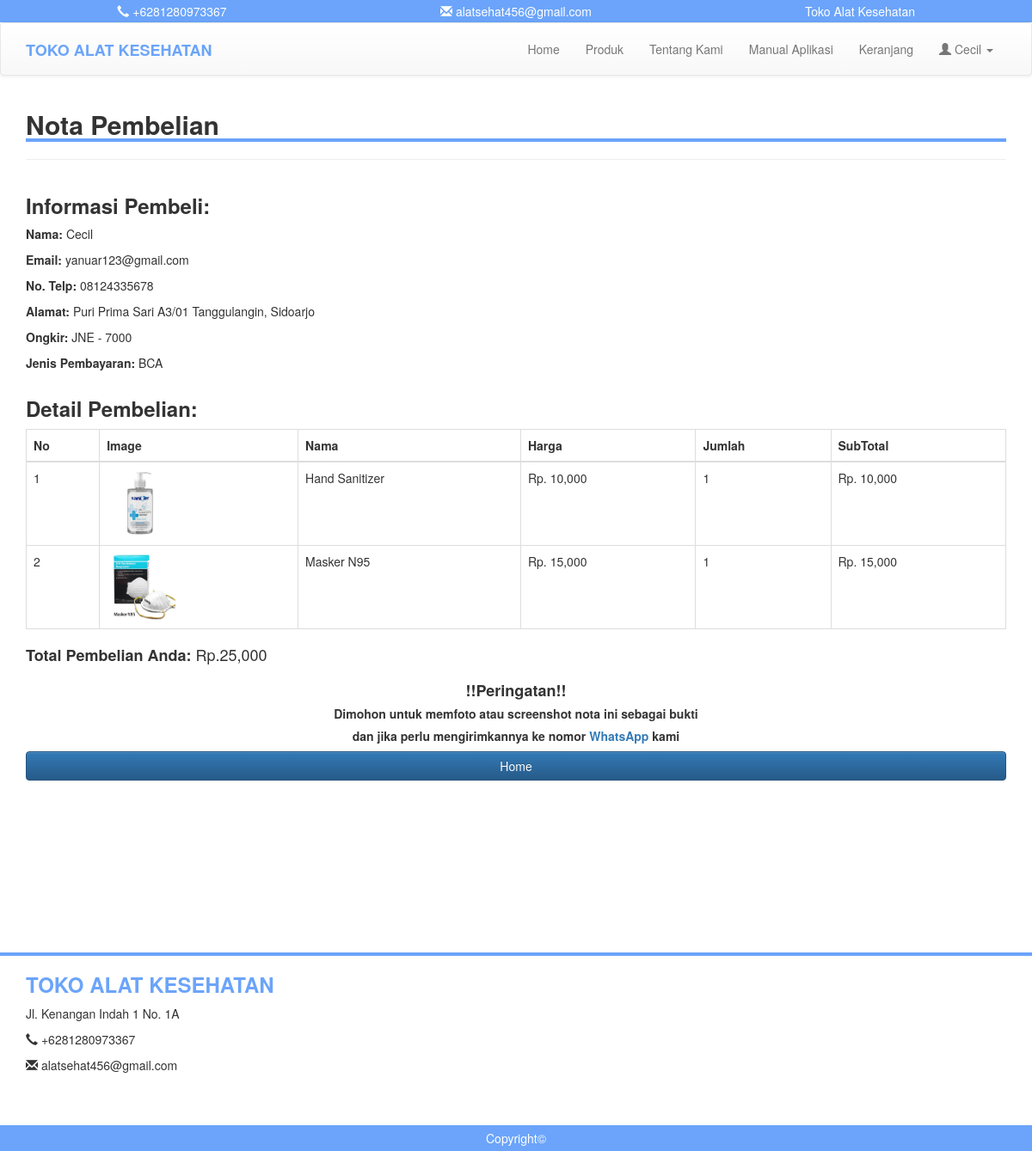
The app's page /nota.php (signed in) with its own data.
### tables this page shows
CREATE TABLE `pembelian` (
  `id_pembelian` int(11) NOT NULL,
  `id_pelanggan` int(11) NOT NULL,
  `tanggal_pembelian` date NOT NULL,
  `total_pembelian` int(11) NOT NULL,
  `id_jenis_pembayaran` int(11) NOT NULL,
  `id_ongkir` int(11) NOT NULL
);

CREATE TABLE `pelanggan` (
  `id_pelanggan` int(11) NOT NULL,
  `nama_pelanggan` varchar(255) NOT NULL,
  `username` varchar(255) NOT NULL,
  `password` varchar(255) NOT NULL,
  `email` varchar(255) NOT NULL,
  `nomor_hp` varchar(13) NOT NULL,
  `alamat` text NOT NULL
);

CREATE TABLE `ongkir` (
  `id_ongkir` int(11) NOT NULL,
  `nama_ongkir` varchar(255) NOT NULL,
  `tarif_ongkir` int(11) NOT NULL
);

CREATE TABLE `jenis_pembayaran` (
  `id_jenis_pembayaran` int(11) NOT NULL,
  `nama_pembayaran` varchar(255) NOT NULL
);

CREATE TABLE `detail_pembelian` (
  `id_detail` int(11) NOT NULL,
  `id_pembelian` int(11) NOT NULL,
  `id_produk` int(11) NOT NULL,
  `jumlah` int(11) NOT NULL
);

CREATE TABLE `produk` (
  `id_produk` int(11) NOT NULL,
  `id_kategori` int(11) NOT NULL,
  `nama_produk` varchar(255) NOT NULL,
  `harga_produk` int(11) NOT NULL,
  `deskripsi_produk` text NOT NULL,
  `gambar_produk` varchar(255) NOT NULL
);

### Database/koneksi.php (called while the page is built, shortened)
<?php
$conn = mysqli_connect("localhost","root","","toko_online");
function query($query){
    global $conn;
    $result = mysqli_query($conn,$query);
    $rows = [];
    if(mysqli_num_rows($result)==0){
        echo "
            <script>
                document.location.href='index.php';
            </script>
        ";
    }else{
        while($row = mysqli_fetch_assoc($result)){
            $rows[]=$row;
        }
        return $rows;
    }
}
?>

### nota.php (the view)
<?php
include 'header.php';
?>
<div class="container" style="padding-bottom: 200px">
	<h2 style=" width: 100%; border-bottom: 4px solid #6ba4fa"><b>Nota Pembelian</b></h2>
    <hr>
    <?php
    $query_pembayaran_terbaru = "SELECT * FROM pembelian
    JOIN pelanggan ON pembelian.id_pelanggan=pelanggan.id_pelanggan
    JOIN ongkir ON pembelian.id_ongkir=ongkir.id_ongkir
    JOIN jenis_pembayaran ON pembelian.id_jenis_pembayaran=jenis_pembayaran.id_jenis_pembayaran
    WHERE pembelian.id_pelanggan = $_SESSION[id_pelanggan] ORDER BY id_pembelian DESC LIMIT 1";
    $result_pembayaran_terbaru = mysqli_query($conn, $query_pembayaran_terbaru);
    $detail_pembayaran_terbaru = mysqli_fetch_assoc($result_pembayaran_terbaru);
    ?>
    <div class="row mt-4">
        <div class="col-md-6">
            <h3><strong>Informasi Pembeli:</strong></h3>
            <p><strong>Nama:</strong> <?= $detail_pembayaran_terbaru["nama_pelanggan"] ?></p>
            <p><strong>Email:</strong> <?= $detail_pembayaran_terbaru["email"] ?></p>
            <p><strong>No. Telp:</strong> <?= $detail_pembayaran_terbaru["nomor_hp"] ?></p>
            <p><strong>Alamat:</strong> <?= $detail_pembayaran_terbaru["alamat"] ?></p>
            <p><strong>Ongkir:</strong> <?= $detail_pembayaran_terbaru["nama_ongkir"]?> - <?= $detail_pembayaran_terbaru["tarif_ongkir"]?></p>
            <p><strong>Jenis Pembayaran:</strong> <?= $detail_pembayaran_terbaru["nama_pembayaran"] ?></p>
        </div>
    </div>
    <div class="row mt-4">
        <div class="col-md-12">
            <h3><strong>Detail Pembelian:</strong></h3>
            <table class="table table-bordered">
                <thead>
                    <tr>
                        <th scope="col">No</th>
                        <th scope="col">Image</th>
                        <th scope="col">Nama</th>
                        <th scope="col">Harga</th>
                        <th scope="col">Jumlah</th>
                        <th scope="col">SubTotal</th>
                    </tr>
                </thead>
                <tbody>
                    <?php
                    $nomor = 1;
                    $id = $detail_pembayaran_terbaru['id_pembelian'];
                    $detail = "SELECT * FROM detail_pembelian
                    JOIN produk ON detail_pembelian.id_produk=produk.id_produk
                    JOIN pembelian ON detail_pembelian.id_pembelian = pembelian.id_pembelian
                    WHERE detail_pembelian.id_pembelian = $id";
                    $ambil = query($detail);
                    ?>
                    <?php
                        foreach ($ambil as $row) :
                            $subtotal = $row['harga_produk'] * $row['jumlah'];
                    ?>
                        <tr>
                            <td><?= $nomor; ?></td>
                            <td><img src="img/produk/<?= $row['gambar_produk']; ?>" width="80px"></td>
                            <td><?= $row['nama_produk']; ?></td>
                            <td>Rp. <?= number_format($row['harga_produk']); ?></td>
                            <td><?= $row['jumlah']; ?></td>
                            <td>Rp. <?= number_format($subtotal); ?></td>
                        </tr>
                        <?php
                        $nomor++;
                        ?>
                    <?php endforeach ?>
                </tbody>
            </table>
            <h4><strong>Total Pembelian Anda: </strong>Rp.<?= number_format($ambil[0]['total_pembelian'])?></h4>
        </div>
    </div>
    <div class="col-md-13" align="center">
        <h4><strong>!!Peringatan!!</strong></h4>
        <h5><strong>Dimohon untuk memfoto atau screenshot nota ini sebagai bukti</strong></h5>
        <h5><strong>dan jika perlu mengirimkannya ke nomor <a href="https://wa.me/6281280973367">WhatsApp</a> kami</strong></h5>
    </div>
    <div class="col-md-13">
        <a class="btn btn-primary btn-block" role="button" href="index.php">Home</a>
    </div>
</div>
<?php
include 'footer.php';
?>

### css/style1.css (style rules this page uses)
body { margin:0; padding: 0; }

### records on screen
pembelian: id_pelanggan.nama_pelanggan "Cecil", id_pelanggan.email "yanuar123@gmail.com", id_pelanggan.nomor_hp "08124335678", id_pelanggan.alamat "Puri Prima Sari A3/01 Tanggulangin, Sidoarjo", id_ongkir.nama_ongkir "JNE", id_ongkir.tarif_ongkir "7000", id_jenis_pembayaran.nama_pembayaran "BCA", total_pembelian "25,000"
detail_pembelian: id_produk.gambar_produk (picture), id_produk.nama_produk "Hand Sanitizer", id_produk.harga_produk "10,000", jumlah "1", subtotal "10,000"
detail_pembelian: id_produk.gambar_produk (picture), id_produk.nama_produk "Masker N95", id_produk.harga_produk "15,000", jumlah "1", subtotal "15,000"

### other values on screen
$_SESSION['pelanggan'] "Cecil"
